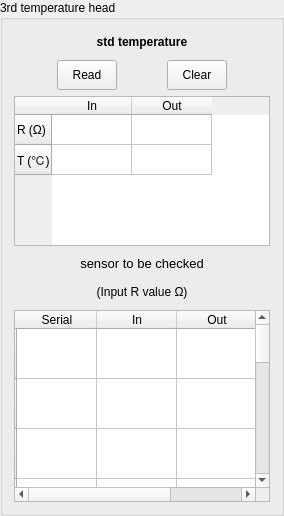
       <widget class="QGroupBox" name="gBox_infirst_3">
        <property name="title">
         <string>3rd temperature head</string>
        </property>
        <layout class="QGridLayout" name="gridLayout_3">
         <item row="0" column="1" colspan="3">
          <widget class="QLabel" name="label_8">
           <property name="minimumSize">
            <size>
             <width>0</width>
             <height>23</height>
            </size>
           </property>
           <property name="maximumSize">
            <size>
             <width>16777215</width>
             <height>23</height>
            </size>
           </property>
           <property name="text">
            <string>&lt;html&gt;&lt;head/&gt;&lt;body&gt;&lt;p align=&quot;center&quot;&gt;&lt;span style=&quot; font-weight:600;&quot;&gt;std temperature&lt;/span&gt;&lt;/p&gt;&lt;/body&gt;&lt;/html&gt;</string>
           </property>
          </widget>
         </item>
         <item row="1" column="0">
          <spacer name="horizontalSpacer_10">
           <property name="orientation">
            <enum>Qt::Horizontal</enum>
           </property>
           <property name="sizeHint" stdset="0">
            <size>
             <width>34</width>
             <height>20</height>
            </size>
           </property>
          </spacer>
         </item>
         <item row="1" column="1">
          <widget class="QPushButton" name="btn_read_3">
           <property name="sizePolicy">
            <sizepolicy hsizetype="Preferred" vsizetype="Preferred">
             <horstretch>0</horstretch>
             <verstretch>0</verstretch>
            </sizepolicy>
           </property>
           <property name="minimumSize">
            <size>
             <width>60</width>
             <height>30</height>
            </size>
           </property>
           <property name="maximumSize">
            <size>
             <width>60</width>
             <height>30</height>
            </size>
           </property>
           <property name="text">
            <string>Read</string>
           </property>
          </widget>
         </item>
         <item row="1" column="2">
          <spacer name="horizontalSpacer_11">
           <property name="orientation">
            <enum>Qt::Horizontal</enum>
           </property>
           <property name="sizeHint" stdset="0">
            <size>
             <width>35</width>
             <height>20</height>
            </size>
           </property>
          </spacer>
         </item>
         <item row="1" column="3">
          <widget class="QPushButton" name="btn_clear_3">
           <property name="sizePolicy">
            <sizepolicy hsizetype="Preferred" vsizetype="Preferred">
             <horstretch>0</horstretch>
             <verstretch>0</verstretch>
            </sizepolicy>
           </property>
           <property name="minimumSize">
            <size>
             <width>60</width>
             <height>30</height>
            </size>
           </property>
           <property name="maximumSize">
            <size>
             <width>60</width>
             <height>30</height>
            </size>
           </property>
           <property name="text">
            <string>Clear</string>
           </property>
          </widget>
         </item>
         <item row="1" column="4">
          <spacer name="horizontalSpacer_12">
           <property name="orientation">
            <enum>Qt::Horizontal</enum>
           </property>
           <property name="sizeHint" stdset="0">
            <size>
             <width>34</width>
             <height>20</height>
            </size>
           </property>
          </spacer>
         </item>
         <item row="2" column="0" colspan="5">
          <widget class="QTableWidget" name="tbl_std_3">
           <property name="sizePolicy">
            <sizepolicy hsizetype="Preferred" vsizetype="Preferred">
             <horstretch>0</horstretch>
             <verstretch>0</verstretch>
            </sizepolicy>
           </property>
           <property name="maximumSize">
            <size>
             <width>16777215</width>
             <height>150</height>
            </size>
           </property>
           <attribute name="horizontalHeaderCascadingSectionResizes">
            <bool>true</bool>
           </attribute>
           <attribute name="horizontalHeaderDefaultSectionSize">
            <number>80</number>
           </attribute>
           <attribute name="horizontalHeaderMinimumSectionSize">
            <number>10</number>
           </attribute>
           <attribute name="verticalHeaderCascadingSectionResizes">
            <bool>true</bool>
           </attribute>
           <attribute name="verticalHeaderMinimumSectionSize">
            <number>10</number>
           </attribute>
           <row>
            <property name="text">
             <string>R (Ω)</string>
            </property>
           </row>
           <row>
            <property name="text">
             <string>T (℃)</string>
            </property>
           </row>
           <column>
            <property name="text">
             <string>In</string>
            </property>
           </column>
           <column>
            <property name="text">
             <string>Out</string>
            </property>
           </column>
           <item row="0" column="0">
            <property name="text">
             <string/>
            </property>
            <property name="flags">
             <set>ItemIsSelectable|ItemIsDragEnabled|ItemIsUserCheckable</set>
            </property>
           </item>
           <item row="0" column="1">
            <property name="text">
             <string/>
            </property>
            <property name="flags">
             <set>ItemIsSelectable|ItemIsDragEnabled|ItemIsUserCheckable</set>
            </property>
           </item>
           <item row="1" column="0">
            <property name="text">
             <string/>
            </property>
            <property name="flags">
             <set>ItemIsSelectable|ItemIsDragEnabled|ItemIsUserCheckable</set>
            </property>
           </item>
           <item row="1" column="1">
            <property name="text">
             <string/>
            </property>
            <property name="flags">
             <set>ItemIsSelectable|ItemIsDragEnabled|ItemIsUserCheckable</set>
            </property>
           </item>
          </widget>
         </item>
         <item row="3" column="0" colspan="5">
          <layout class="QVBoxLayout" name="verticalLayout_9">
           <item>
            <widget class="QLabel" name="label_9">
             <property name="minimumSize">
              <size>
               <width>0</width>
               <height>23</height>
              </size>
             </property>
             <property name="maximumSize">
              <size>
               <width>16777215</width>
               <height>23</height>
              </size>
             </property>
             <property name="text">
              <string>&lt;html&gt;&lt;head/&gt;&lt;body&gt;&lt;p align=&quot;center&quot;&gt;&lt;span style=&quot; font-size:10pt;&quot;&gt;sensor to be checked&lt;/span&gt;&lt;/p&gt;&lt;/body&gt;&lt;/html&gt;</string>
             </property>
            </widget>
           </item>
           <item>
            <widget class="QLabel" name="label_10">
             <property name="minimumSize">
              <size>
               <width>0</width>
               <height>23</height>
              </size>
             </property>
             <property name="maximumSize">
              <size>
               <width>16777215</width>
               <height>23</height>
              </size>
             </property>
             <property name="text">
              <string>&lt;html&gt;&lt;head/&gt;&lt;body&gt;&lt;p align=&quot;center&quot;&gt;(Input R value Ω)&lt;/p&gt;&lt;/body&gt;&lt;/html&gt;</string>
             </property>
            </widget>
           </item>
           <item>
            <widget class="QTableWidget" name="tbl_in_3">
             <property name="sizePolicy">
              <sizepolicy hsizetype="Preferred" vsizetype="Preferred">
               <horstretch>0</horstretch>
               <verstretch>0</verstretch>
              </sizepolicy>
             </property>
             <attribute name="horizontalHeaderCascadingSectionResizes">
              <bool>true</bool>
             </attribute>
             <attribute name="horizontalHeaderDefaultSectionSize">
              <number>80</number>
             </attribute>
             <attribute name="horizontalHeaderMinimumSectionSize">
              <number>80</number>
             </attribute>
             <attribute name="verticalHeaderCascadingSectionResizes">
              <bool>true</bool>
             </attribute>
             <attribute name="verticalHeaderMinimumSectionSize">
              <number>50</number>
             </attribute>
             <row>
              <property name="text">
               <string/>
              </property>
             </row>
             <row>
              <property name="text">
               <string/>
              </property>
             </row>
             <row>
              <property name="text">
               <string/>
              </property>
             </row>
             <row>
              <property name="text">
               <string/>
              </property>
             </row>
             <row>
              <property name="text">
               <string/>
              </property>
             </row>
             <row>
              <property name="text">
               <string/>
              </property>
             </row>
             <row>
              <property name="text">
               <string/>
              </property>
             </row>
             <row>
              <property name="text">
               <string/>
              </property>
             </row>
             <row>
              <property name="text">
               <string/>
              </property>
             </row>
             <row>
              <property name="text">
               <string/>
              </property>
             </row>
             <row>
              <property name="text">
               <string/>
              </property>
             </row>
             <row>
              <property name="text">
               <string/>
              </property>
             </row>
             <column>
              <property name="text">
               <string>Serial</string>
              </property>
             </column>
             <column>
              <property name="text">
               <string>In</string>
              </property>
             </column>
             <column>
              <property name="text">
               <string>Out</string>
              </property>
             </column>
             <item row="0" column="0">
              <property name="text">
               <string/>
              </property>
             </item>
             <item row="0" column="1">
              <property name="text">
               <string/>
              </property>
             </item>
             <item row="0" column="2">
              <property name="text">
               <string/>
              </property>
             </item>
             <item row="1" column="0">
              <property name="text">
               <string/>
              </property>
             </item>
             <item row="1" column="1">
              <property name="text">
               <string/>
              </property>
             </item>
             <item row="1" column="2">
              <property name="text">
               <string/>
              </property>
             </item>
             <item row="2" column="0">
              <property name="text">
               <string/>
              </property>
             </item>
             <item row="2" column="1">
              <property name="text">
               <string/>
              </property>
             </item>
             <item row="2" column="2">
              <property name="text">
               <string/>
              </property>
             </item>
             <item row="3" column="0">
              <property name="text">
               <string/>
              </property>
             </item>
             <item row="3" column="1">
              <property name="text">
               <string/>
              </property>
             </item>
             <item row="3" column="2">
              <property name="text">
               <string/>
              </property>
             </item>
             <item row="4" column="0">
              <property name="text">
               <string/>
              </property>
             </item>
             <item row="4" column="1">
              <property name="text">
               <string/>
              </property>
             </item>
             <item row="4" column="2">
              <property name="text">
               <string/>
              </property>
             </item>
             <item row="5" column="0">
              <property name="text">
               <string/>
              </property>
             </item>
             <item row="5" column="1">
              <property name="text">
               <string/>
              </property>
             </item>
             <item row="5" column="2">
              <property name="text">
               <string/>
              </property>
             </item>
             <item row="6" column="0">
              <property name="text">
               <string/>
              </property>
             </item>
             <item row="6" column="1">
              <property name="text">
               <string/>
              </property>
             </item>
             <item row="6" column="2">
              <property name="text">
               <string/>
              </property>
             </item>
             <item row="7" column="0">
              <property name="text">
               <string/>
              </property>
             </item>
             <item row="7" column="1">
              <property name="text">
               <string/>
              </property>
             </item>
             <item row="7" column="2">
              <property name="text">
               <string/>
              </property>
             </item>
             <item row="8" column="0">
              <property name="text">
               <string/>
              </property>
             </item>
             <item row="8" column="1">
              <property name="text">
               <string/>
              </property>
             </item>
             <item row="8" column="2">
              <property name="text">
               <string/>
              </property>
             </item>
             <item row="9" column="0">
              <property name="text">
               <string/>
              </property>
             </item>
             <item row="9" column="1">
              <property name="text">
               <string/>
              </property>
             </item>
             <item row="9" column="2">
              <property name="text">
               <string/>
              </property>
             </item>
             <item row="10" column="0">
              <property name="text">
               <string/>
              </property>
             </item>
             <item row="10" column="1">
              <property name="text">
               <string/>
              </property>
             </item>
             <item row="10" column="2">
              <property name="text">
               <string/>
              </property>
             </item>
             <item row="11" column="0">
              <property name="text">
               <string/>
              </property>
             </item>
             <item row="11" column="1">
              <property name="text">
               <string/>
              </property>
             </item>
             <item row="11" column="2">
              <property name="text">
               <string/>
              </property>
             </item>
            </widget>
           </item>
          </layout>
         </item>
        </layout>
       </widget>
